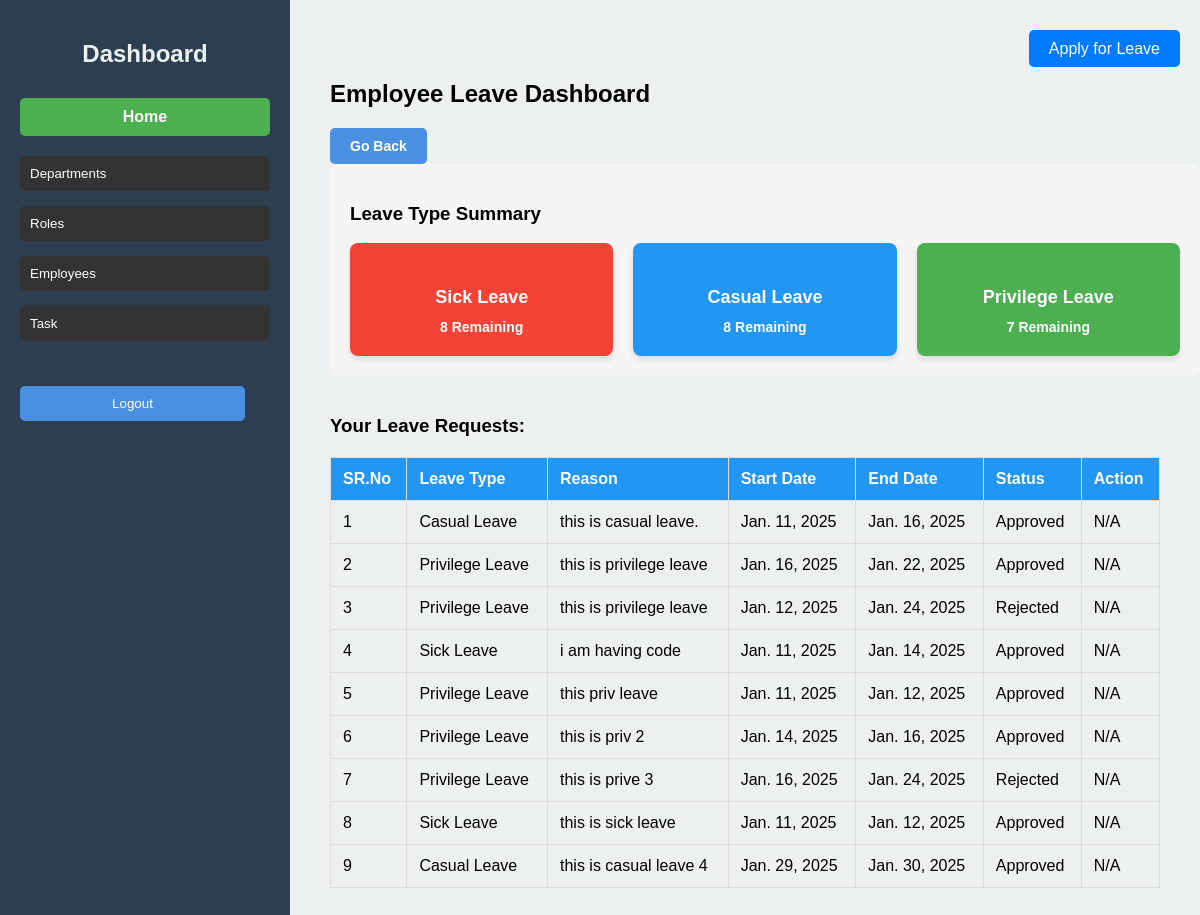
The app's page /leave_dashboard_employee/ (signed in) with its own data.
### deptapp/models.py (models this page shows, shortened)
class Leave(models.Model):
    class LeaveType(models.TextChoices):
        SICK_LEAVE = 'SL', 'Sick Leave'
        CASUAL_LEAVE = 'CL', 'Casual Leave'
        PRIVILEGE_LEAVE = 'PL', 'Privilege Leave'
        LEAVE_WITHOUT_PAY = 'LWP', 'Leave Without Pay'
    class Status(models.TextChoices):
        APPROVED = 'approved', 'Approved'
        REJECTED = 'rejected', 'Rejected'
        PENDING = 'pending', 'Pending'
    leave_id = models.AutoField(primary_key=True)
    employee = models.ForeignKey('Users', on_delete=models.CASCADE, related_name='leaves')
    leave_type = models.CharField(max_length=3, choices=LeaveType.choices)
    reason = models.CharField(max_length=200)
    start_date = models.DateField()
    end_date = models.DateField()
    total_days = models.PositiveIntegerField()
    status = models.CharField(max_length=10, choices=Status.choices, default=Status.PENDING)
    approved_by = models.ForeignKey('Users', on_delete=models.SET_NULL, null=True, blank=True, related_name='approved_leaves')
    created_at = models.DateTimeField(auto_now_add=True)
    updated_at = models.DateTimeField(auto_now=True)

### deptapp/views.py (the view)
# urls.py: path('leave_dashboard_employee/', views.leave_dashboard_employee, name='leave_dashboard_employee'),
@login_required
def leave_dashboard_employee(request):
    pending_leaves = Leave.objects.filter(status=Leave.Status.PENDING)
    employee_leaves = Leave.objects.filter(employee=request.user)
    leave_type_counts = Counter(leave.get_leave_type_display() for leave in pending_leaves)
    leave_type_summary = dict(leave_type_counts)
    leave_quotas = LeaveQuota.objects.filter(employee=request.user)
    remaining_leave_quotas = {
        'Sick_Leave': 0,
        'Casual_Leave': 0,
        'Privilege_Leave': 0,
    }
    for quota in leave_quotas:
        if quota.leave_type == LeaveQuota.LeaveType.SICK_LEAVE:
            remaining_leave_quotas['Sick_Leave'] = quota.remain_quota
        elif quota.leave_type == LeaveQuota.LeaveType.CASUAL_LEAVE:
            remaining_leave_quotas['Casual_Leave'] = quota.remain_quota
        elif quota.leave_type == LeaveQuota.LeaveType.PRIVILEGE_LEAVE:
            remaining_leave_quotas['Privilege_Leave'] = quota.remain_quota
    for leave in employee_leaves:
        if leave.status == Leave.Status.APPROVED:
            if leave.leave_type == Leave.LeaveType.SICK_LEAVE:
                remaining_leave_quotas['Sick_Leave'] -= 1
            elif leave.leave_type == Leave.LeaveType.CASUAL_LEAVE:
                remaining_leave_quotas['Casual_Leave'] -= 1
            elif leave.leave_type == Leave.LeaveType.PRIVILEGE_LEAVE:
                remaining_leave_quotas['Privilege_Leave'] -= 1
    return render(request, 'leave_dashboard_employee.html', {
        'pending_leaves': pending_leaves,
        'employee_leaves': employee_leaves,
        'leave_type_summary': leave_type_summary,
        'remaining_leave_quotas': remaining_leave_quotas,
    })

### templates/leave_dashboard_employee.html (shortened to what this page needs)
{% extends 'base.html' %}
{% block content %}
<div class="dashboard-container">
    <h2>Employee Leave Dashboard</h2>
    <div class="apply-leave-btn-container">
        <a href="{% url 'apply_leave' %}" class="btn-apply-leave">Apply for Leave</a>
    </div>
    <a href="{% url 'viewtasks' %}" class="btn btn-top">Go Back</a>
<div class="leave-summary">
    <h3>Leave Type Summary</h3>
    <div class="leave-type-summary">
        <div class="leave-type-box sick-leave-box">
            <h4>Sick Leave</h4>
            <span>{{ remaining_leave_quotas.Sick_Leave }} Remaining</span>
        </div>
        <div class="leave-type-box casual-leave-box">
            <h4>Casual Leave</h4>
            <span>{{ remaining_leave_quotas.Casual_Leave }} Remaining</span>
        </div>
        <div class="leave-type-box privilege-leave-box">
            <h4>Privilege Leave</h4>
            <span>{{ remaining_leave_quotas.Privilege_Leave }} Remaining</span>
        </div>
    </div>
</div>
    <div class="leave-dashboard-content">
        <div class="leave-table-container">
            <h3>Your Leave Requests:</h3>
            <table>
                <tr>
                    <th>SR.No</th>
                    <th>Leave Type</th>
                    <th>Reason</th>
                    <th>Start Date</th>
                    <th>End Date</th>
                    <th>Status</th>
                    <th>Action</th>
                </tr>
                {% for leave in employee_leaves %}
                <tr>
                    <td>{{ forloop.counter }}</td>
                    <td>{{ leave.get_leave_type_display }}</td>
                    <td>{{ leave.reason }}</td>
                    <td>{{ leave.start_date }}</td>
                    <td>{{ leave.end_date }}</td>
                    <td>{{ leave.get_status_display }}</td>
                    <td>
                        {% if leave.status == 'pending' %}
                        <a class='edit-btn' href="{% url 'edit_leave' leave.leave_id %}">Edit</a>
                        {% else %}
                        N/A
                        {% endif %}
                    </td>
                </tr>
                {% endfor %}
            </table>
        </div>
    </div>
</div>
{% endblock %}

### static/css/style.css (style rules this page uses)
body, html { margin: 0; padding: 0; font-family: Arial, sans-serif; display: flex; height: 100vh; flex-direction: column; }
@media (min-width: 768px) { body { flex-direction: row; } }
table { width: 100%; border-collapse: collapse; margin-top: 20px; }
table, th, td { border: 1px solid #bdc3c7; }
th, td { padding: 12px; text-align: center; }
th { background-color: #2980b9; color: white; }

### templates/leave_dashboard_employee.html (style rules this page uses)
.dashboard-container { display: flex; flex-direction: column; align-items: flex-start; margin-top: 20px; }
.leave-summary { background-color: #f5f5f5; padding: 20px; border-radius: 8px; width: 100%; margin-bottom: 20px; }
.leave-type-summary { display: flex; justify-content: space-between; gap: 20px; }
.leave-type-box { padding: 20px; border-radius: 8px; color: white; width: 30%; text-align: center; box-shadow: 0px 4px 6px rgba(0, 0, 0, 0.1); }
.leave-type-box h4 { margin-bottom: 10px; font-size: 18px; }
.leave-type-box span { font-size: 14px; font-weight: 600; }
.sick-leave-box { background-color: #f44336; }
.casual-leave-box { background-color: #2196F3; }
.privilege-leave-box { background-color: #4CAF50; }
.leave-dashboard-content { width: 100%; }
.leave-table-container table { width: 100%; border-collapse: collapse; margin-top: 20px; }
.leave-table-container th, .leave-table-container td { padding: 10px; border: 1px solid #ddd; text-align: left; }
.leave-table-container th { background-color: #357ab7; }
.apply-leave-btn-container { position: fixed; right: 20px; top: 40px; }
.btn-apply-leave { background-color: #007bff; color: white; padding: 10px 20px; border-radius: 5px; text-decoration: none; font-size: 16px; }
.leave-table-container th, .leave-table-container td { padding: 12px; border: 1px solid #ddd; }
.leave-table-container th { background-color: #2196F3; color: white; }
.btn { display: inline-block; padding: 10px 20px; font-size: 14px; font-weight: bold; text-align: center; text-decoration: none; border: none; border-radius: 5px; cursor: pointer; color: #fff; background-color: #4a90e2; }

### records on screen
Leave: leave_type "Casual Leave", reason "this is casual leave.", start_date "Jan. 11, 2025", end_date "Jan. 16, 2025", status "Approved", shows "N/A"
Leave: leave_type "Privilege Leave", reason "this is privilege leave", start_date "Jan. 16, 2025", end_date "Jan. 22, 2025", status "Approved", shows "N/A"
Leave: leave_type "Privilege Leave", reason "this is privilege leave", start_date "Jan. 12, 2025", end_date "Jan. 24, 2025", status "Rejected", shows "N/A"
Leave: leave_type "Sick Leave", reason "i am having code", start_date "Jan. 11, 2025", end_date "Jan. 14, 2025", status "Approved", shows "N/A"
Leave: leave_type "Privilege Leave", reason "this priv leave", start_date "Jan. 11, 2025", end_date "Jan. 12, 2025", status "Approved", shows "N/A"
Leave: leave_type "Privilege Leave", reason "this is priv 2", start_date "Jan. 14, 2025", end_date "Jan. 16, 2025", status "Approved", shows "N/A"
Leave: leave_type "Privilege Leave", reason "this is prive 3", start_date "Jan. 16, 2025", end_date "Jan. 24, 2025", status "Rejected", shows "N/A"
Leave: leave_type "Sick Leave", reason "this is sick leave", start_date "Jan. 11, 2025", end_date "Jan. 12, 2025", status "Approved", shows "N/A"
Leave: leave_type "Casual Leave", reason "this is casual leave 4", start_date "Jan. 29, 2025", end_date "Jan. 30, 2025", status "Approved", shows "N/A"

### other values on screen
{{ remaining_leave_quotas.Sick_Leave }} "8"
{{ remaining_leave_quotas.Casual_Leave }} "8"
{{ remaining_leave_quotas.Privilege_Leave }} "7"
